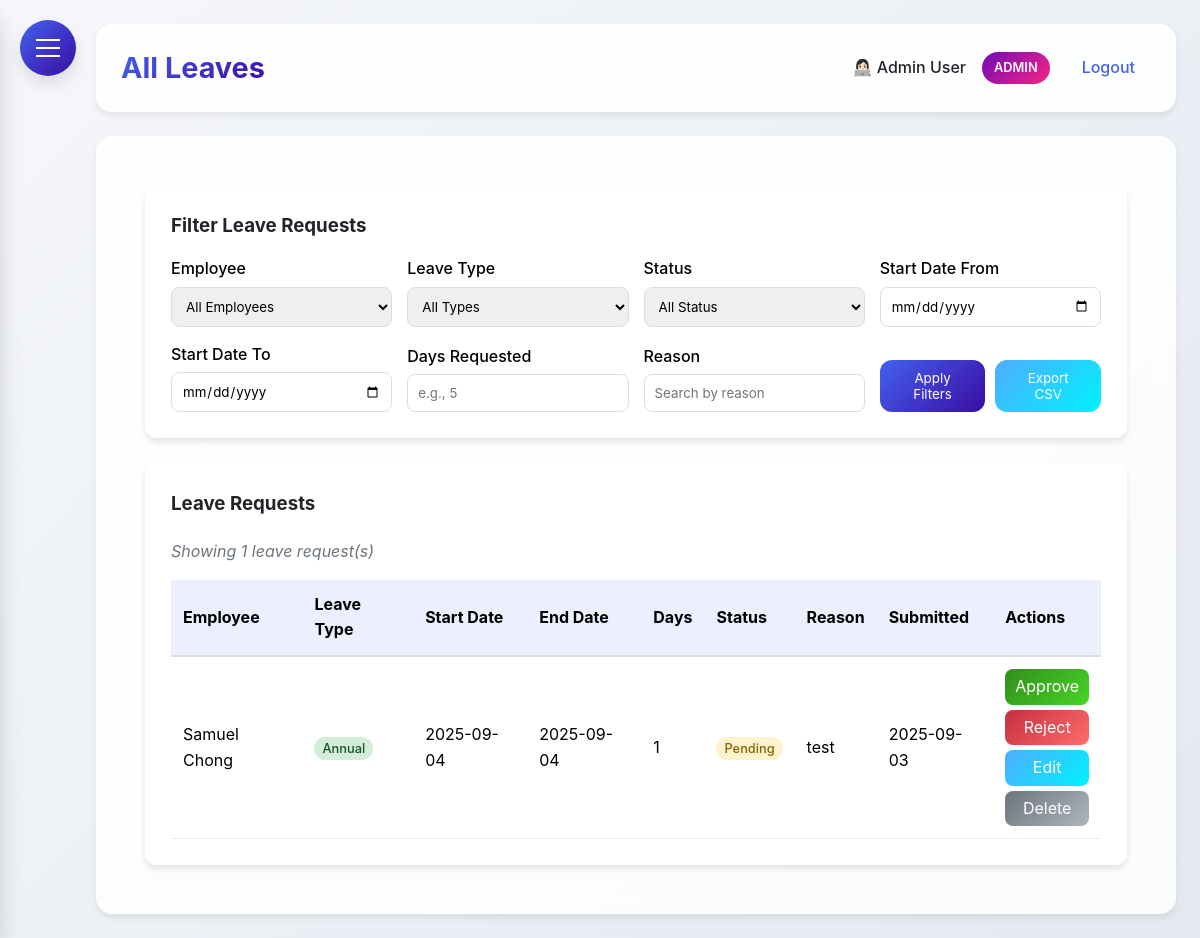
Page /all_leaves (signed in) on the earlier database version.
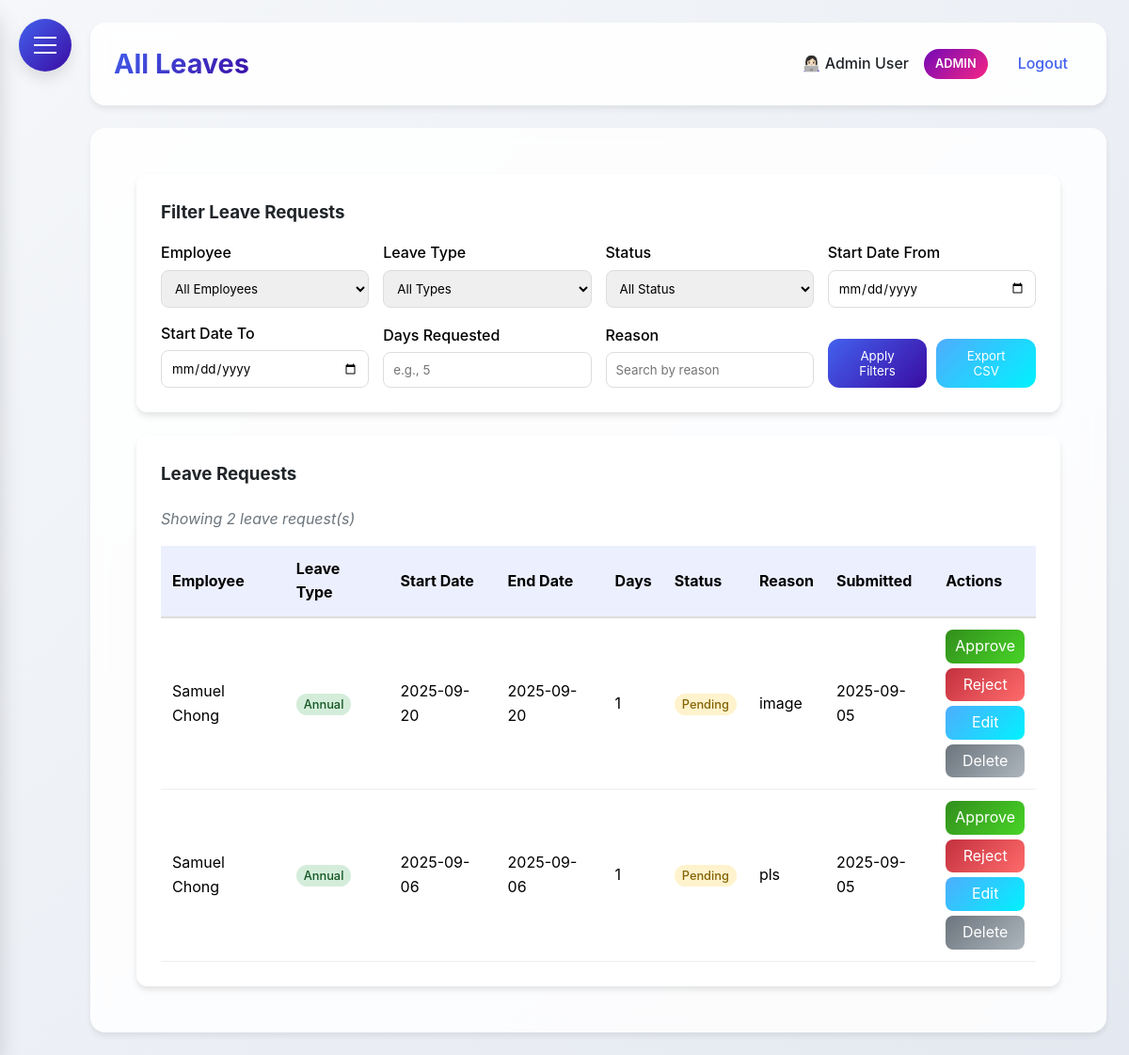
Same page on the later database version.
### HerculesSystem.py (models this page shows, shortened)
class LeaveRequest(db.Model):
    id = db.Column(db.Integer, primary_key=True)
    employee_id = db.Column(db.Integer, db.ForeignKey('employee.id'), nullable=False)
    start_date = db.Column(db.Date, nullable=False)
    end_date = db.Column(db.Date, nullable=False)
    leave_type = db.Column(db.String(50), nullable=False)
    compassionate_type = db.Column(db.String(50))
    reason = db.Column(db.Text)
    attachment_filename = db.Column(db.String(255))
    status = db.Column(db.String(20), default='pending')
    days_requested = db.Column(db.Integer, nullable=False)
    created_at = db.Column(db.DateTime, default=datetime.utcnow)
    approved_at = db.Column(db.DateTime)
    employee = db.relationship('Employee', backref=db.backref('leave_requests', lazy=True))

class Employee(UserMixin, db.Model):
    id = db.Column(db.Integer, primary_key=True)
    username = db.Column(db.String(80), unique=True, nullable=False)
    password = db.Column(db.String(120), nullable=False)
    full_name = db.Column(db.String(120), nullable=False)
    email = db.Column(db.String(120), unique=True, nullable=False)
    department = db.Column(db.String(80))
    position = db.Column(db.String(80))
    hire_date = db.Column(db.Date)
    is_admin = db.Column(db.Boolean, default=False)
    user_type = db.Column(db.String(20), default='employee')  # admin, supervisor, office, factory
    last_clock_in = db.Column(db.DateTime)
    last_clock_out = db.Column(db.DateTime)
    last_lunch_start = db.Column(db.DateTime)
    last_lunch_end = db.Column(db.DateTime)

### HerculesSystem.py (the view)
@app.route('/all_leaves')
@login_required
def all_leaves():
    if current_user.user_type not in ['admin', 'supervisor']:
        flash('You do not have permission to view all leaves.', 'danger')
        return redirect(url_for('leaves'))
    employee_id = request.args.get('employee_id', '')
    leave_type = request.args.get('leave_type', '')
    status = request.args.get('status', '')
    start_date_filter = request.args.get('start_date_filter', '')
    end_date_filter = request.args.get('end_date_filter', '')
    days_requested = request.args.get('days_requested', '')
    reason = request.args.get('reason', '')
    query = LeaveRequest.query.join(Employee, LeaveRequest.employee_id == Employee.id)
    if employee_id:
        query = query.filter(LeaveRequest.employee_id == employee_id)
    if leave_type:
        query = query.filter(LeaveRequest.leave_type == leave_type)
    if status:
        query = query.filter(LeaveRequest.status == status)
    if start_date_filter:
        try:
            start_date = datetime.strptime(start_date_filter, '%Y-%m-%d').date()
            query = query.filter(LeaveRequest.start_date >= start_date)
        except ValueError:
            pass
    if end_date_filter:
        try:
            end_date = datetime.strptime(end_date_filter, '%Y-%m-%d').date()
            query = query.filter(LeaveRequest.start_date <= end_date)
        except ValueError:
            pass
    if days_requested:
        try:
            query = query.filter(LeaveRequest.days_requested == int(days_requested))
        except ValueError:
            pass
    if reason:
        query = query.filter(LeaveRequest.reason.ilike(f'%%{reason}%%'))
    all_requests = query.order_by(LeaveRequest.created_at.desc()).all()
    employees = Employee.query.all()
    return render_template('all_leaves.html', all_requests=all_requests, employees=employees)

### HerculesSystem.py (called while the page is built)
@app.after_request
def add_security_headers(response):
    response.headers['Permissions-Policy'] = 'geolocation=()'
    return response

@login_manager.user_loader
def load_user(user_id):
    return db.session.get(Employee, int(user_id))

@app.context_processor
def inject_now():
    return {'now': datetime.utcnow()}

@app.before_request
def before_request():
    if request.url.startswith('https://'):
        new_url = request.url.replace('https://', 'http://', 1)
        return redirect(new_url, code=301)

### templates/all_leaves.html (shortened to what the changed rows need)
{% extends "base.html" %}
{% block content %}
<div class="dashboard-container">
    <div class="glass" style="padding: 25px; border-radius: 12px;">
        <h3 style="margin-bottom: 20px;">Leave Requests</h3>
        {% if all_requests %}
        <p style="margin-bottom: 15px; font-style: italic; color: #6c757d;">
            Showing {{ all_requests|length }} leave request(s)
        </p>
        <div style="overflow-x: auto;">
            <table style="width: 100%; border-collapse: collapse;">
                <thead>
                    <tr style="background: rgba(67, 97, 238, 0.1);">
                        <th style="padding: 12px; text-align: left; border-bottom: 2px solid #ddd; color: #000000;">Employee</th>
                        <th style="padding: 12px; text-align: left; border-bottom: 2px solid #ddd; color: #000000;">Leave Type</th>
                        <th style="padding: 12px; text-align: left; border-bottom: 2px solid #ddd; color: #000000;">Start Date</th>
                        <th style="padding: 12px; text-align: left; border-bottom: 2px solid #ddd; color: #000000;">End Date</th>
                        <th style="padding: 12px; text-align: left; border-bottom: 2px solid #ddd; color: #000000;">Days</th>
                        <th style="padding: 12px; text-align: left; border-bottom: 2px solid #ddd; color: #000000;">Status</th>
                        <th style="padding: 12px; text-align: left; border-bottom: 2px solid #ddd; color: #000000;">Reason</th>
                        <th style="padding: 12px; text-align: left; border-bottom: 2px solid #ddd; color: #000000;">Submitted</th>
                        <th style="padding: 12px; text-align: left; border-bottom: 2px solid #ddd; color: #000000;">Actions</th>
                    </tr>
                </thead>
                <tbody>
                    {% for request in all_requests %}
                    <tr style="transition: background 0.3s;">
                        <td style="padding: 12px; border-bottom: 1px solid #eee; color: #000000;">{{ request.employee.full_name }}</td>
                        <td style="padding: 12px; border-bottom: 1px solid #eee;">
                            <span style="
                                padding: 4px 8px;
                                border-radius: 12px;
                                font-size: 0.8rem;
                                font-weight: 500;
                                {% if request.leave_type == 'annual' %}background: #d4edda; color: #155724;
                                {% elif request.leave_type == 'medical' %}background: #cce5ff; color: #004085;
                                {% elif request.leave_type == 'maternity' %}background: #fff3cd; color: #856404;
                                {% elif request.leave_type == 'compassionate' %}background: #f8d7da; color: #721c24;
                                {% elif request.leave_type == 'marriage' %}background: #e2e3e5; color: #383d41;
                                {% elif request.leave_type == 'hospitalised' %}background: #d1ecf1; color: #0c5460;
                                {% elif request.leave_type == 'socso_mc' %}background: #d6d8d9; color: #383d41;
                                {% endif %}
                            ">
                                {{ request.leave_type|title }}
                            </span>
                        </td>
                        <td style="padding: 12px; border-bottom: 1px solid #eee; color: #000000;">{{ request.start_date.strftime('%Y-%m-%d') }}</td>
                        <td style="padding: 12px; border-bottom: 1px solid #eee; color: #000000;">{{ request.end_date.strftime('%Y-%m-%d') }}</td>
                        <td style="padding: 12px; border-bottom: 1px solid #eee; color: #000000;">{{ request.days_requested }}</td>
                        <td style="padding: 12px; border-bottom: 1px solid #eee;">
                            <span style="
                                padding: 4px 8px;
                                border-radius: 12px;
                                font-size: 0.8rem;
                                font-weight: 500;
                                {% if request.status == 'approved' %}background: #d4edda; color: #155724;
                                {% elif request.status == 'rejected' %}background: #f8d7da; color: #721c24;
                                {% else %}background: #fff3cd; color: #856404;
                                {% endif %}
                            ">
                                {{ request.status|title }}
                            </span>
                        </td>
                        <td style="padding: 12px; border-bottom: 1px solid #eee; color: #000000;">{{ request.reason|truncate(30) }}</td>
                        <td style="padding: 12px; border-bottom: 1px solid #eee; color: #000000;">{{ request.created_at.strftime('%Y-%m-%d') }}</td>
                        <td style="padding: 12px; border-bottom: 1px solid #eee;">
                            <div style="display: flex; flex-direction: column; gap: 5px;">
                                {% if request.status == 'pending' %}
                                <a href="{{ url_for('approve_leave', request_id=request.id) }}"
                                   style="background: linear-gradient(135deg, #328e1c 0%, #48d427 100%); color: white; padding: 5px 10px; border-radius: 8px; text-decoration: none; text-align: center; transition: transform 0.2s, box-shadow 0.2s;">
                                    Approve
                                </a>
                                <a href="{{ url_for('reject_leave', request_id=request.id) }}"
                                   style="background: linear-gradient(135deg, #c3313f 0%, #ff6b6b 100%); color: white; padding: 5px 10px; border-radius: 8px; text-decoration: none; text-align: center; transition: transform 0.2s, box-shadow 0.2s;">
                                    Reject
                                </a>
                                {% endif %}
                                <a href="{{ url_for('admin_edit_leave', request_id=request.id) }}"
                                   style="background: linear-gradient(135deg, #4facfe 0%, #00f2fe 100%); color: white; padding: 5px 10px; border-radius: 8px; text-decoration: none; text-align: center; transition: transform 0.2s, box-shadow 0.2s;">
                                    Edit
                                </a>
                                <a href="{{ url_for('admin_delete_leave', request_id=request.id) }}"
                                   style="background: linear-gradient(135deg, #6c757d 0%, #adb5bd 100%); color: white; padding: 5px 10px; border-radius: 8px; text-decoration: none; text-align: center; transition: transform 0.2s, box-shadow 0.2s;"
                                   onclick="return confirm('Are you sure you want to delete this leave request? This action cannot be undone.')">
                                    Delete
                                </a>
                            </div>
                        </td>
                    </tr>
                    {% endfor %}
                </tbody>
            </table>
        </div>
        {% else %}
        <p style="text-align: center; color: #6c757d; padding: 40px;">No leave requests found.</p>
        {% endif %}
    </div>
</div>
{% endblock %}

Differences in the rows shown:
added LeaveRequest: employee.full_name "Samuel Chong", leave_type "Annual", start_date "2025-09-20", end_date "2025-09-20", days_requested "1", status "Pending", reason "image", created_at "2025-09-05"
changed LeaveRequest: start_date "2025-09-04" → "2025-09-06"; end_date "2025-09-04" → "2025-09-06"; reason "test" → "pls"; created_at "2025-09-03" → "2025-09-05"
Other differences:
{{ all_requests|length }}: "1" → "2"
